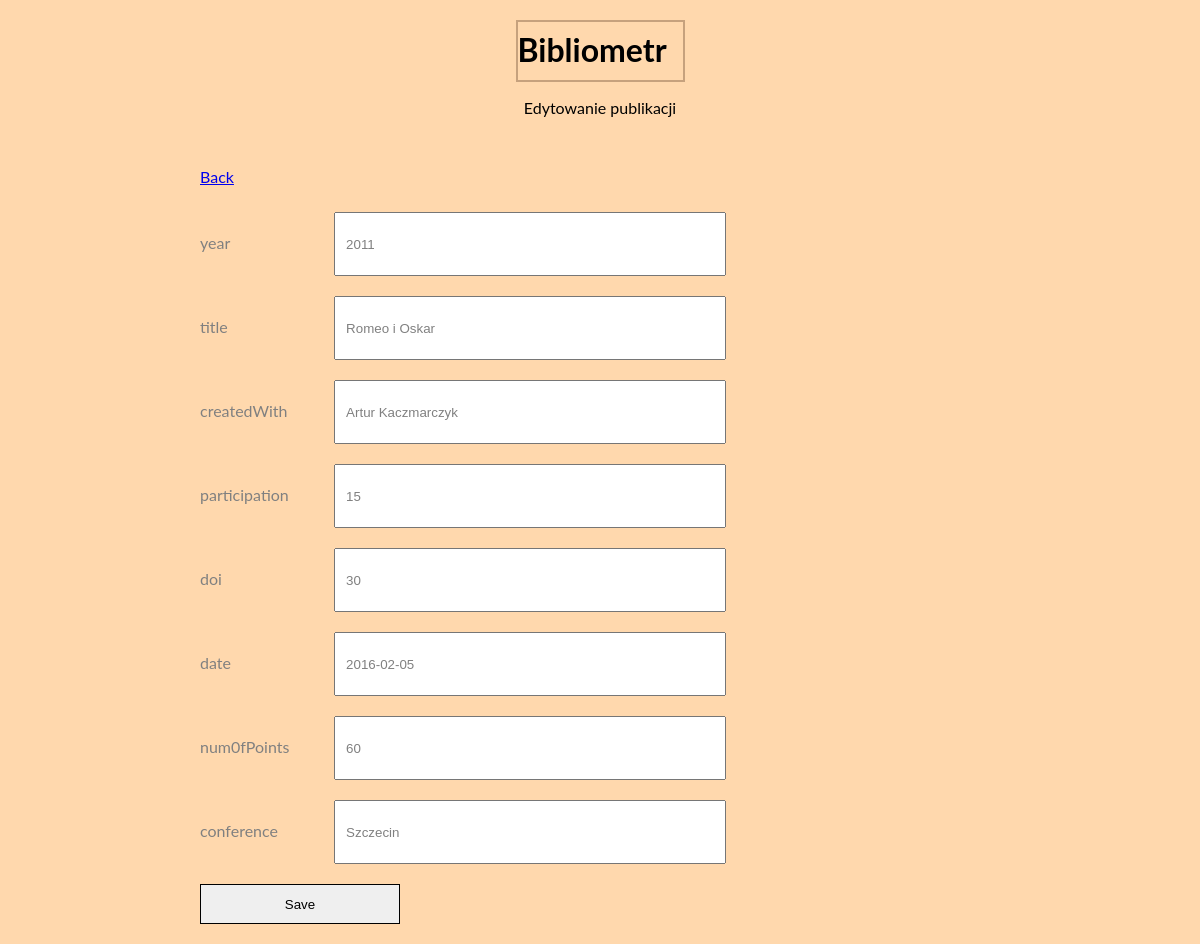
Screenshot of /publishes/form.php?id=2 with the database file from the repository.
### tables this page shows
CREATE TABLE `publishes` (
  `id` int(11) NOT NULL,
  `year` year(4) DEFAULT NULL,
  `title` text DEFAULT NULL,
  `createdWith` varchar(50) DEFAULT NULL,
  `participation` varchar(11) DEFAULT NULL,
  `doi` varchar(36) DEFAULT NULL,
  `date` date DEFAULT NULL,
  `numOfPoints` varchar(11) DEFAULT NULL,
  `conference` text DEFAULT NULL,
  `user_id` int(11) NOT NULL
);

### publishes/edit.php (called while the page is built)
<?php
$publishes = $db->prepare("SELECT * FROM publishes Where id =:id" );
$publishes->bindParam(':id', $_GET['id']);
   ?>

### publishes/form.php (the view, shortened to what this page needs)
<?php
require_once('./../config/connection.php');
$year = '';
$title = '';
$createdWith = '';
$participation = '';
$doi = '';
$date = '';
$numOfPoints = '';
$conference = '';
$ERROR = array("year"=>'',"title"=>'',"createdWith"=>'', "participation"=>'', "doi"=>'', "date"=>'', "numOfPoints"=>'', "conference"=>'');
if($_POST && isset($_POST['wyslij'])) {
    if(empty($_POST['year'])) {
        $ERROR['year'] = 'is required';
    }
    if(empty($_POST['title'])) {
        $ERROR['title'] = 'is required';
    }
    if(empty($_POST['createdWith'])) {
        $ERROR['createdWith'] = 'is required';
    }
    if(empty($_POST['participation'])) {
        $ERROR['participation'] = 'is required';
    }
    if(empty($_POST['doi'])) {
        $ERROR['doi'] = 'is required';
    }
    if(empty($_POST['date'])) {
        $ERROR['date'] = 'is required';
    }
    if(empty($_POST['numOfPoints'])) {
        $ERROR['numOfPoints'] = 'is required';
    }
    if(empty($_POST['conference'])) {
        $ERROR['conference'] = 'is required';
    }
    if(!empty($_POST['year']) && !empty($_POST['title']) && !empty($_POST['createdWith'])&& !empty($_POST['participation']) && !empty($_POST['doi']) && !empty($_POST['date']) && !empty($_POST['numOfPoints'])&& !empty($_POST['conference'])) {
        try {
            if(!empty($_GET['id'])) {
                require_once('update.php');
            } else {
                require_once('insert.php');
            }
            $res = $publishes->execute();
        if ($res ) {
            header('Location: ./../index.php');
            die();
        }
        } catch (PDOException $e) {
            print "Error!: " . $e->getMessage() . "<br/>";
        }
    }
}
else {
    require_once('edit.php');
    $res = $publishes->execute();
    foreach($publishes as $row) {
        $year = $row['year'];
        $title = $row['title'];
        $createdWith = $row['createdWith'];
        $participation = $row['participation'];
        $doi = $row['doi'];
        $date = $row['date'];
        $numOfPoints = $row['numOfPoints'];
        $conference = $row['conference'];
    }
}
?>
<html>
<head>
</head>
<body>
    <?php require_once('./../layout/header.php') ?>
    <p><?php echo $_GET['id'] ? 'Edytowanie publikacji' : 'Dodawanie publkacji'?></p>
    <form method="POST">
    <a href="./../index.php"><p>Back</p></a>
    <div class="form-field">
        <label class="form-label">year </label>
        <input type="text" name="year" value="<?php echo $year ?>">
    </div>
    <div class="form-field">
        <label class="form-label">title</label>
        <input type="text" name="title" value="<?php echo $title ?>">
    </div>
    <div class="form-field">
        <label class="form-label">createdWith</label>
        <input type="text" name="createdWith" value="<?php echo $createdWith ?>">
    </div>
    <div class="form-field">
        <label class="form-label">participation </label>
        <input type="text" name="participation" value="<?php echo $participation ?>">
    </div>
    <div class="form-field">
        <label class="form-label">doi </label>
        <input type="text" name="doi" value="<?php echo $doi ?>">
    </div>
    <div class="form-field">
        <label class="form-label">date </label>
        <input type="text" name="date" value="<?php echo $date ?>">
    </div>
    <div class="form-field">
        <label class="form-label">num0fPoints </label>
        <input type="text" name="numOfPoints" value="<?php echo $numOfPoints ?>">
    </div>
    <div class="form-field">
        <label class="form-label">conference </label>
        <input type="text" name="conference" value="<?php echo $conference ?>">
    </div>
    <button name="wyslij" value="wyslij">Save</button>
    </form>
    </body>
    </html>

### css/style_login.css (style rules this page uses)
body { text-align: center; background-color: #ffd8ad; font-family: Lato; margin: 0 auto; box-sizing: border-box; }
input { width: 49%; height: 8%; margin: 10px 0 10px 10px; color:gray; }
input[type="text"], input[type="email"], input[type="password"] { margin-left: 30px; padding: 5px 5px 5px 10px; }
form { width: 800px; padding: 0; margin: 50px auto 0; color:gray; text-align: left; }
.form-label { display: inline-block; min-width: 100px; text-align: left; }
button { width: 200px; height: 40px; margin: 10px 0 20px; border: 1px solid; text-align: center; display: block; }

### rows the page displays
publishes: year "2011", title "Romeo i Oskar", createdWith "Artur Kaczmarczyk", participation "15", doi "30", date "2016-02-05", numOfPoints "60", conference "Szczecin"
